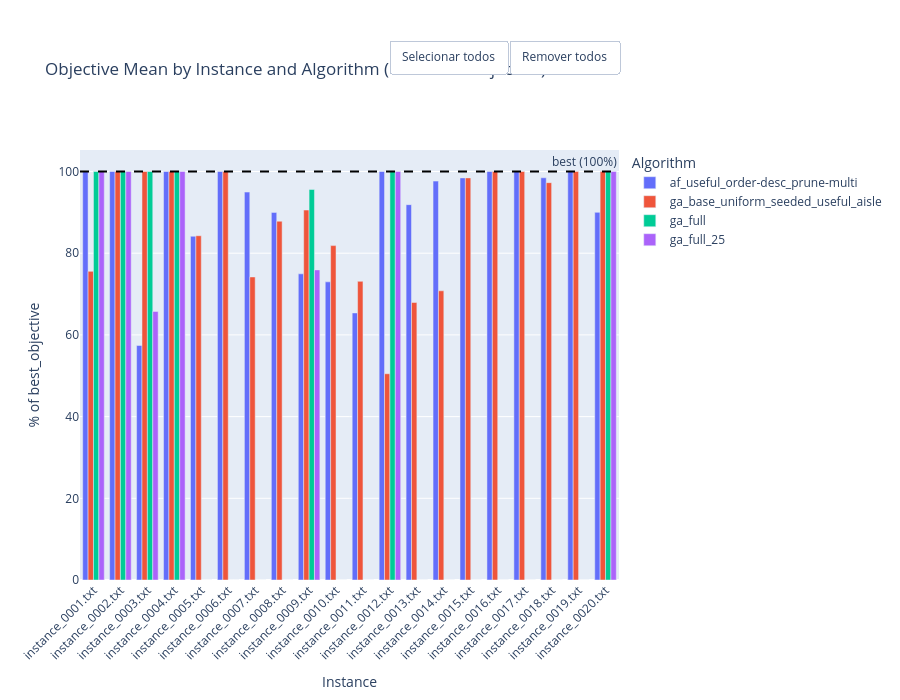

Notebook code cell kept with this figure:
### Code cell
# Objective Mean as % of Best Objective

objective_plot = (
    df.pivot_table(
        index='instance',
        columns='algorithm',
        values='objective_mean',
        aggfunc='mean'
    )
    .sort_index()
    .fillna(0)
)

best_objective_by_instance = (
    df[['instance', 'best_objective']]
    .drop_duplicates(subset='instance')
    .set_index('instance')['best_objective']
)

objective_pct_plot = objective_plot.div(best_objective_by_instance, axis=0) * 100
objective_pct_plot = objective_pct_plot.replace([float('inf'), -float('inf')], 0).fillna(0)

fig = go.Figure()
for algo in objective_pct_plot.columns:
    fig.add_trace(go.Bar(
        name=algo,
        x=objective_pct_plot.index,
        y=objective_pct_plot[algo],
        hovertemplate=f'<b>{algo}</b><br>Instance: %{{x}}<br>%{{y:.1f}}% of best<extra></extra>'
    ))

fig.add_hline(y=100, line_dash='dash', line_color='black', annotation_text='best (100%)')

fig.update_layout(
    barmode='group',
    title='Objective Mean by Instance and Algorithm (% of Best Objective)',
    xaxis_title='Instance',
    yaxis_title='% of best_objective',
    legend_title='Algorithm',
    height=700,
    margin=dict(t=150),
    xaxis_tickangle=-45,
)
add_legend_mass_toggle(fig)
fig.show()

### Figure 1 — Plotly figure (JSON) as saved in the notebook; plotly's stock layout.template omitted (floating-point values rounded to 4 significant figures)
{"data": [{"hovertemplate": "<b>af_useful_order-desc_prune-multi</b><br>Instance: %{x}<br>%{y:.1f}% of best<extra></extra>", "name": "af_useful_order-desc_prune-multi", "type": "bar", "x": ["instance_0001.txt", "instance_0002.txt", "instance_0003.txt", "instance_0004.txt", "instance_0005.txt", "instance_0006.txt", "instance_0007.txt", "instance_0008.txt", "instance_0009.txt", "instance_0010.txt", "instance_0011.txt", "instance_0012.txt", "instance_0013.txt", "instance_0014.txt", "instance_0015.txt", "instance_0016.txt", "instance_0017.txt", "instance_0018.txt", "instance_0019.txt", "instance_0020.txt"], "y": [100.0, 100.0, 57.41, 100.0, 84.15, 100.0, 94.96, 89.99, 74.95, 72.98, 65.38, 100.0, 91.88, 97.65, 98.44, 100.0, 100.0, 98.46, 100.0, 90.0]}, {"hovertemplate": "<b>ga_base_uniform_seeded_useful_aisle</b><br>Instance: %{x}<br>%{y:.1f}% of best<extra></extra>", "name": "ga_base_uniform_seeded_useful_aisle", "type": "bar", "x": ["instance_0001.txt", "instance_0002.txt", "instance_0003.txt", "instance_0004.txt", "instance_0005.txt", "instance_0006.txt", "instance_0007.txt", "instance_0008.txt", "instance_0009.txt", "instance_0010.txt", "instance_0011.txt", "instance_0012.txt", "instance_0013.txt", "instance_0014.txt", "instance_0015.txt", "instance_0016.txt", "instance_0017.txt", "instance_0018.txt", "instance_0019.txt", "instance_0020.txt"], "y": [75.56, 100.0, 100.0, 100.0, 84.28, 100.0, 74.19, 87.83, 90.57, 81.86, 73.11, 50.49, 67.94, 70.79, 98.44, 100.0, 100.0, 97.27, 100.0, 100.0]}, {"hovertemplate": "<b>ga_full</b><br>Instance: %{x}<br>%{y:.1f}% of best<extra></extra>", "name": "ga_full", "type": "bar", "x": ["instance_0001.txt", "instance_0002.txt", "instance_0003.txt", "instance_0004.txt", "instance_0005.txt", "instance_0006.txt", "instance_0007.txt", "instance_0008.txt", "instance_0009.txt", "instance_0010.txt", "instance_0011.txt", "instance_0012.txt", "instance_0013.txt", "instance_0014.txt", "instance_0015.txt", "instance_0016.txt", "instance_0017.txt", "instance_0018.txt", "instance_0019.txt", "instance_0020.txt"], "y": [100.0, 100.0, 100.0, 100.0, 0.0, 0.0, 0.0, 0.0, 95.6, 0.0, 0.0, 100.0, 0.0, 0.0, 0.0, 0.0, 0.0, 0.0, 0.0, 100.0]}, {"hovertemplate": "<b>ga_full_25</b><br>Instance: %{x}<br>%{y:.1f}% of best<extra></extra>", "name": "ga_full_25", "type": "bar", "x": ["instance_0001.txt", "instance_0002.txt", "instance_0003.txt", "instance_0004.txt", "instance_0005.txt", "instance_0006.txt", "instance_0007.txt", "instance_0008.txt", "instance_0009.txt", "instance_0010.txt", "instance_0011.txt", "instance_0012.txt", "instance_0013.txt", "instance_0014.txt", "instance_0015.txt", "instance_0016.txt", "instance_0017.txt", "instance_0018.txt", "instance_0019.txt", "instance_0020.txt"], "y": [100.0, 100.0, 65.74, 100.0, 0.0, 0.0, 0.0, 0.0, 75.92, 0.0, 0.0, 100.0, 0.0, 0.0, 0.0, 0.0, 0.0, 0.0, 0.0, 100.0]}], "layout": {"annotations": [{"showarrow": false, "text": "best (100%)", "x": 1, "xanchor": "right", "xref": "x domain", "y": 100, "yanchor": "bottom", "yref": "y"}], "barmode": "group", "height": 700, "legend": {"title": {"text": "Algorithm"}}, "margin": {"t": 150}, "shapes": [{"line": {"color": "black", "dash": "dash"}, "type": "line", "x0": 0, "x1": 1, "xref": "x domain", "y0": 100, "y1": 100, "yref": "y"}], "title": {"text": "Objective Mean by Instance and Algorithm (% of Best Objective)"}, "updatemenus": [{"buttons": [{"args": [{"visible": [true, true, true, true]}], "label": "Selecionar todos", "method": "update"}, {"args": [{"visible": ["legendonly", "legendonly", "legendonly", "legendonly"]}], "label": "Remover todos", "method": "update"}], "direction": "right", "showactive": false, "type": "buttons", "x": 1, "xanchor": "right", "y": 1.18, "yanchor": "bottom"}], "xaxis": {"tickangle": -45, "title": {"text": "Instance"}}, "yaxis": {"title": {"text": "% of best_objective"}}}}
